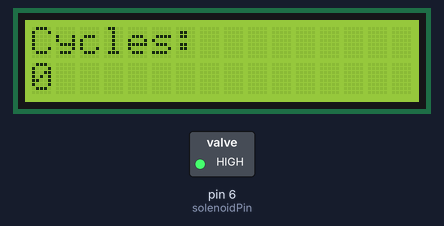
Simulated run of this sketch. Board: Arduino Uno, built with avr-gcc and run on an emulated ATmega328P. Shown: 16×2 character LCD, switched loads named in the sketch (green lamp = pin HIGH).

Above: at 0.1 s.
At 30.1 s:
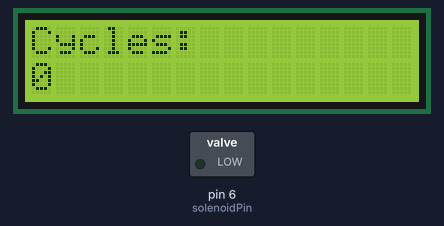
Timing chart, 0 to 31.6 s (numbered marks = the images above):
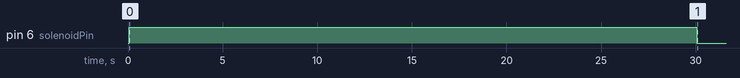

The sketch:

DripTimer.ino
```cpp
#include <LiquidCrystal.h>
// initialize the LCD library by associating any needed LCD interface pin
// with the arduino pin number it is connected to
const int rs = 12, en = 11, d4 = 5, d5 = 4, d6 = 3, d7 = 2;
LiquidCrystal lcd(rs, en, d4, d5, d6, d7);

int solenoidPin = 6;    //This is the output pin on the Arduino we are using

unsigned long delayInterval = 1000UL * 60UL * 60UL * 8UL; //Hourly
//unsigned long delayInterval = 1000UL * 60UL * 1UL; //Minutes
unsigned long waterDuration = 1000UL * 30UL; //Seconds
unsigned long previousMillis = 0;
unsigned long cycles = 0;

void lcdStr(String str)
{
  lcd.print(str);
  for(int i = str.length(); i<16;i++) lcd.print(' ');
}

void setup() {
  // put your setup code here, to run once:
  pinMode(solenoidPin, OUTPUT);           //Sets the pin as an output

  // set up the LCD's number of columns and rows:
  lcd.begin(16, 2);
  // Print a message to the LCD.
  lcd.print("Cycles:");
  lcd.setCursor(0, 1);
  lcdStr(String(cycles));
  digitalWrite(solenoidPin, HIGH);    //Switch Solenoid ON
  delay(waterDuration); //Turn on for 30 seconds
  digitalWrite(solenoidPin, LOW);     //Switch Solenoid OFF
}

void loop() {
  // put your main code here, to run repeatedly:
  unsigned long currentMillis = millis();

  if(currentMillis - previousMillis >= delayInterval){
    cycles = cycles + 1;
    previousMillis = currentMillis;

    digitalWrite(solenoidPin, HIGH);    //Switch Solenoid ON
    delay(waterDuration); //Turn on for 30 seconds
    digitalWrite(solenoidPin, LOW);     //Switch Solenoid OFF
    lcd.setCursor(0, 1);
    lcdStr(String(cycles));
  }
}
```
